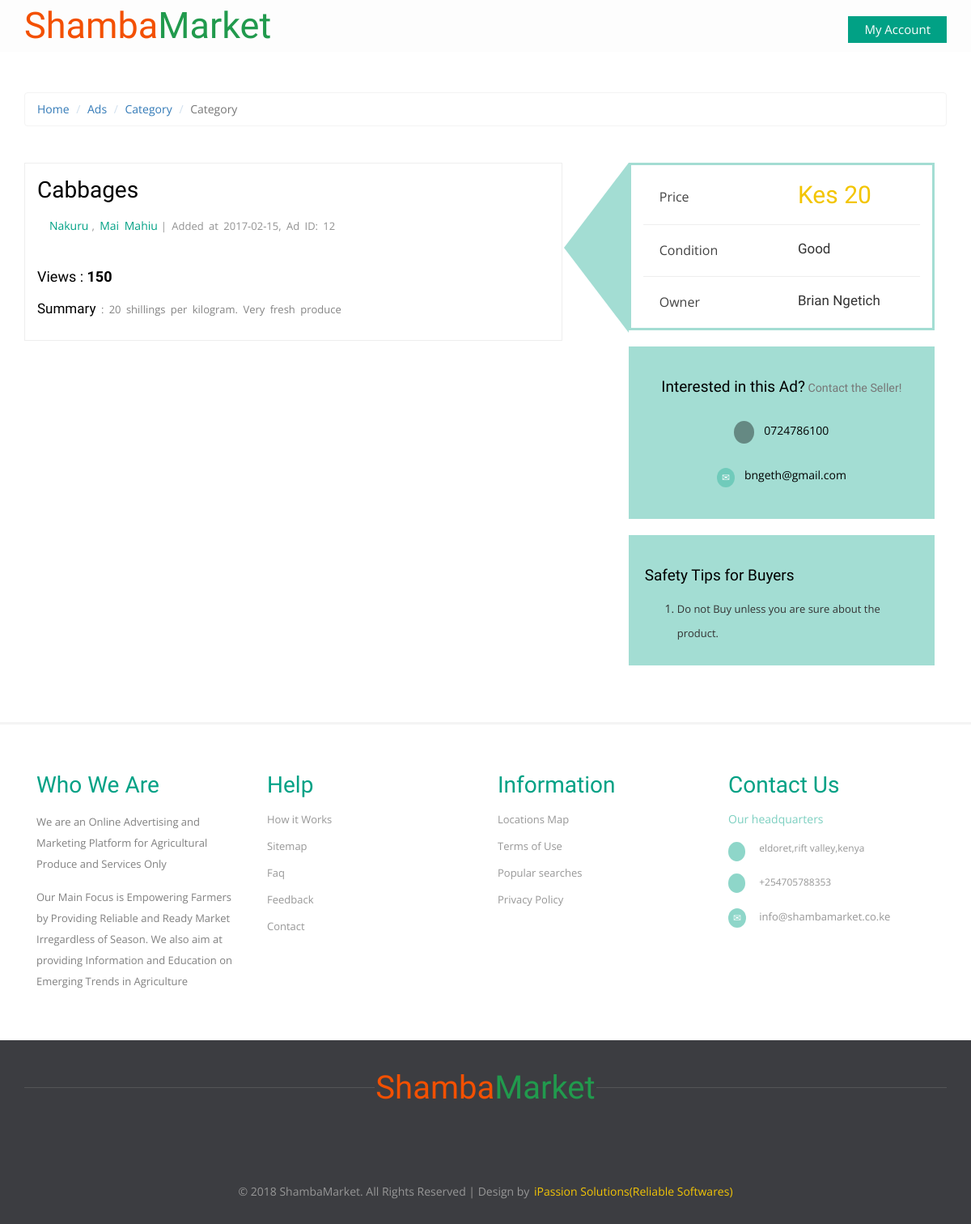
The page /details.php?pro_id=12 on the database its author committed.
### tables this page shows
CREATE TABLE `available_prod` (
  `pro_id` int(100) NOT NULL,
  `pro_cat` int(100) NOT NULL,
  `pro_title` varchar(255) NOT NULL,
  `pro_desc` text NOT NULL,
  `pro_img` text NOT NULL,
  `pro_price` int(100) NOT NULL,
  `cus_name` text NOT NULL,
  `cus_phone` text NOT NULL,
  `cus_email` text NOT NULL,
  `publicationDate` varchar(50) NOT NULL,
  `county` varchar(100) NOT NULL,
  `exact` varchar(100) NOT NULL
);

### details.php (the view, shortened to what this page needs)
<?php
	if(isset($_GET['pro_id'])){
	global $con;
	$pro_pick1 = $_GET['pro_id'];
	$get_pro = "select * from available_prod where pro_id='$pro_pick1'";
	$run_pro = mysqli_query($con, $get_pro);
		while($row_pro=mysqli_fetch_array($run_pro)){
		$pro_price = $row_pro['pro_price'];
		$pro_title = $row_pro['pro_title'];
		$pro_desc = $row_pro['pro_desc'];
		$cus_name = $row_pro['cus_name'];
		$cus_phone = $row_pro['cus_phone'];
		$cus_email = $row_pro['cus_email'];
		$publicationDate = $row_pro['publicationDate'];
		$county = $row_pro['county'];
		$exact = $row_pro['exact'];
		}
} else {
	header('location:index.php');
}
?>
<!DOCTYPE html>
<html>
<head>
<link rel="stylesheet" href="css/bootstrap.min.css">
<link rel="stylesheet" href="css/bootstrap-select.css">
<link href="css/style.css" rel="stylesheet" type="text/css" media="all" />
<link href="css/jquery.uls.css" rel="stylesheet"/>
<link href="css/jquery.uls.grid.css" rel="stylesheet"/>
<link href="css/jquery.uls.lcd.css" rel="stylesheet"/>
		<link rel="stylesheet" href="css/flexslider.css" media="screen" />
</head>
<body>
<div class="header">
		<div class="container">
			<div class="logo">
				<a href="index.php"><span>Shamba</span>Market</a>
			</div>
			<div class="header-right">
			<?php
			if(isset($_SESSION['email'])){
				$username = $_SESSION['email'];
				echo "<a class='account' href='logout.php'> <i class='fa fa-user'> $username</i> | Log Out</a>";
			} else {
				echo "<a class='account' href='login.php'>My Account</a>";
			}
			?>
						</div>
					</div>
			</div>
	<div class="single-page main-grid-border">
		<div class="container">
			<ol class="breadcrumb" style="margin-bottom: 5px;">
				<li><a href="index.php">Home</a></li>
				<li><a href="all-classifieds.php">Ads</a></li>
				<li class="active"><a href="mobiles.html">Category</a></li>
				<li class="active">Category</li>
			</ol>
			<div class="product-desc">
				<div class="col-md-7 product-view">
					<h2><?php echo $pro_title; ?></h2>
						<p> <i class="glyphicon glyphicon-map-marker"></i><a href="#"><?php echo $county; ?></a>, <a href="#"><?php echo $exact; ?></a>| Added at <?php echo $publicationDate; ?>, Ad ID: <?php echo $_GET['pro_id']; ?></p>
					<div class="flexslider">
					</div>
					<link rel="stylesheet" href="css/flexslider.css" type="text/css" media="screen" />
					<div class="product-details">
						<h4>Views : <strong>150</strong></h4>
						<p><strong>Summary</strong> : <?php echo $pro_desc; ?></p>
					</div>
				</div>
				<div class="col-md-5 product-details-grid">
					<div class="item-price">
						<div class="product-price">
							<p class="p-price">Price</p>
							<h3 class="rate">Kes <?php echo $pro_price; ?></h3>
							<div class="clearfix"></div>
						</div>
						<div class="condition">
							<p class="p-price">Condition</p>
							<h4>Good</h4>
							<div class="clearfix"></div>
						</div>
						<div class="itemtype">
							<p class="p-price">Owner</p>
							<h4><?php echo $cus_name; ?></h4>
							<div class="clearfix"></div>
						</div>
					</div>
					<div class="interested text-center">
						<h4>Interested in this Ad?<small> Contact the Seller!</small></h4>
						<p><i class="glyphicon glyphicon-earphone"></i><?php echo $cus_phone; ?></p>
						<p><i class="glyphicon glyphicon-envelope"></i><?php echo $cus_email; ?></p>
					</div>
						<div class="tips">
						<h4>Safety Tips for Buyers</h4>
							<ol>
								<li><a href="#">Do not Buy unless you are sure about the product.</a></li>
							</ol>
						</div>
				</div>
			<div class="clearfix"></div>
			</div>
		</div>
	</div>
	<?php include('footer.php'); ?>
</body>
</html>

### footer.php (shortened to what this page needs)
<footer>
	<div class="footer-top">
		<div class="container">
			<div class="foo-grids">
				<div class="col-md-3 footer-grid">
					<h4 class="footer-head">Who We Are</h4>
					<p>We are an Online Advertising and Marketing Platform for Agricultural Produce and Services Only</p>
					<p>Our Main Focus is Empowering Farmers by Providing Reliable and Ready Market Irregardless of Season. We also aim at providing Information and Education on Emerging Trends in Agriculture  </p>
				</div>
				<div class="col-md-3 footer-grid">
					<h4 class="footer-head">Help</h4>
					<ul>
						<li><a href="howitworks.php">How it Works</a></li>
						<li><a href="#">Sitemap</a></li>
						<li><a href="#">Faq</a></li>
						<li><a href="feedback.php">Feedback</a></li>
						<li><a href="#">Contact</a></li>
					</ul>
				</div>
				<div class="col-md-3 footer-grid">
					<h4 class="footer-head">Information</h4>
					<ul>
						<li><a href="#">Locations Map</a></li>
						<li><a href="#">Terms of Use</a></li>
						<li><a href="#">Popular searches</a></li>
						<li><a href="#">Privacy Policy</a></li>
				</div>
				<div class="col-md-3 footer-grid">
					<h4 class="footer-head">Contact Us</h4>
					<span class="hq">Our headquarters</span>
					<address>
						<ul class="location">
							<li><span class="glyphicon glyphicon-map-marker"></span></li>
							<li>Eldoret,Rift Valley,Kenya</li>
							<div class="clearfix"></div>
						</ul>
						<ul class="location">
							<li><span class="glyphicon glyphicon-earphone"></span></li>
							<li>+254705788353</li>
							<div class="clearfix"></div>
						</ul>
						<ul class="location">
							<li><span class="glyphicon glyphicon-envelope"></span></li>
							<li><a href="mailto:info@example.com">info@shambamarket.co.ke</a></li>
							<div class="clearfix"></div>
						</ul>
					</address>
				</div>
				<div class="clearfix"></div>
			</div>
		</div>
	</div>
	<div class="footer-bottom text-center">
	<div class="container">
		<div class="footer-logo">
			<a href="index.php"><span>Shamba</span>Market</a>
		</div>
		<div class="footer-social-icons">
			<ul>
				<li><a class="facebook" href="facebook.com/ShambaMarket-1746858775626324"><span>Facebook</span></a></li>
				<li><a class="twitter" href="#"><span>Twitter</span></a></li>
				<li><a class="flickr" href="#"><span>Flickr</span></a></li>
				<li><a class="googleplus" href="#"><span>Google+</span></a></li>
				<li><a class="dribbble" href="#"><span>Dribbble</span></a></li>
			</ul>
		</div>
		<div class="copyrights">
			<p> © 2018 ShambaMarket. All Rights Reserved | Design by  <a href="#"> iPassion Solutions(Reliable Softwares)</a></p>
		</div>
	</div>
</div>
</footer>

### css/flexslider.css (style rules this page uses)
.flexslider { margin: 0; padding: 0; }
.flexslider { margin: 0 0 20px; background: #ffffff; border: 4px solid #ffffff; position: relative; zoom: 1; -webkit-border-radius: 4px; -moz-border-radius: 4px; border-radius: 4px; -webkit-box-shadow: '' 0 1px 4px rgba(0, 0, 0, 0.2); -moz-box-shadow: '' 0 1px 4px rgba(0, 0, 0, 0.2); -o-box-shadow: '' 0 1px 4px rgba(0, 0, 0, 0.2); box-shadow: '' 0 1px 4px rgba(0, 0, 0, 0.2); }

### rows shown on the page
available_prod: pro_title "Cabbages", county "Nakuru", exact "Mai Mahiu", publicationDate "2017-02-15", pro_desc "20 shillings per kilogram. Very fresh produce", pro_price "20", cus_name "Brian Ngetich", cus_phone "0724786100", cus_email "bngeth@gmail.com"

### other values the page prints
$_GET['pro_id'] "12"
